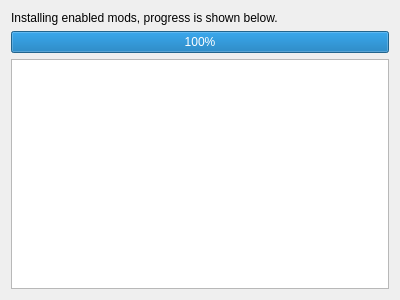
<?xml version="1.0" encoding="UTF-8"?>
<ui version="4.0">
 <class>UI_MergeWindow</class>
 <widget class="QMainWindow" name="UI_MergeWindow">
  <property name="windowModality">
   <enum>Qt::WindowModal</enum>
  </property>
  <property name="geometry">
   <rect>
    <x>0</x>
    <y>0</y>
    <width>400</width>
    <height>300</height>
   </rect>
  </property>
  <property name="windowTitle">
   <string>Installing mods</string>
  </property>
  <widget class="QWidget" name="centralWidget">
   <layout class="QGridLayout" name="gridLayout">
    <item row="2" column="0">
     <widget class="QTextBrowser" name="textOutput"/>
    </item>
    <item row="1" column="0">
     <widget class="QProgressBar" name="progressBar">
      <property name="value">
       <number>100</number>
      </property>
      <property name="textVisible">
       <bool>true</bool>
      </property>
      <property name="orientation">
       <enum>Qt::Horizontal</enum>
      </property>
      <property name="invertedAppearance">
       <bool>false</bool>
      </property>
      <property name="textDirection">
       <enum>QProgressBar::TopToBottom</enum>
      </property>
     </widget>
    </item>
    <item row="0" column="0">
     <widget class="QLabel" name="label">
      <property name="text">
       <string>Installing enabled mods, progress is shown below.</string>
      </property>
     </widget>
    </item>
   </layout>
  </widget>
 </widget>
 <layoutdefault spacing="6" margin="11"/>
 <resources/>
 <connections/>
</ui>
